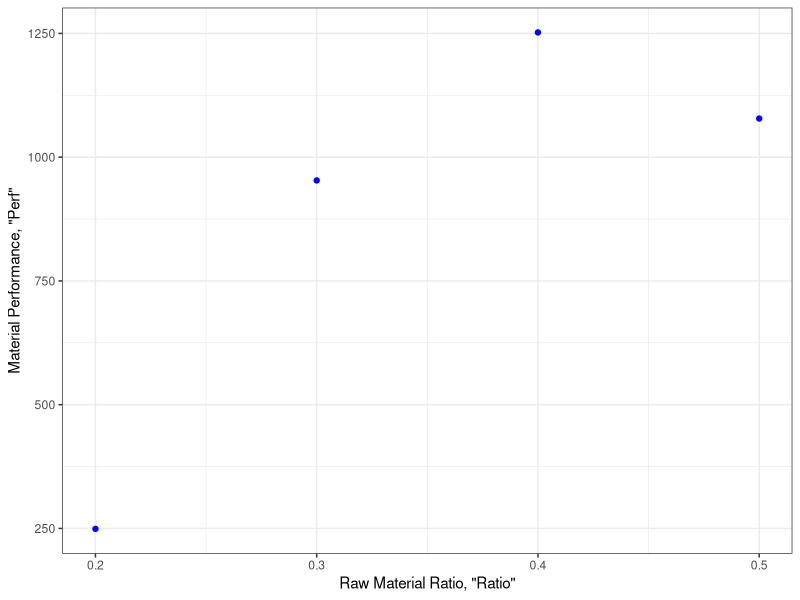

The R source for this figure:
## ---- chunk 1
knitr::opts_chunk$set(echo = TRUE)
## ---- chunk 2
rm(list = ls())

library(knitr)
library(kableExtra)
library(ggplot2)

df <- read.csv(file = "dummy_data.csv")
colnames(df) <- c("ratio", "perf")

attach(df)

df %>%
  kable(align = "l") %>%
  kable_styling(bootstrap_options = c("striped", "hover", "condensed"),
                full_width = TRUE, font_size = 12, position = "center") %>% 
  scroll_box(width = "100%", height = "160px")
## ---- chunk 3

ggplot(df, aes(x = ratio, y = perf)) +
  geom_point(colour = "blue") +
  theme_bw() +
  xlab('Raw Material Ratio, "Ratio"') + 
  ylab('Material Performance, "Perf"')


## ---- chunk 4
df$ratio.sq <- ratio^2

df %>%
  kable(align = "l") %>%
  kable_styling(bootstrap_options = c("striped", "hover", "condensed"),
                full_width = TRUE, font_size = 12, position = "center") %>% 
  scroll_box(width = "100%", height = "160px")
## ---- chunk 5

## ---- chunk 6

## ---- chunk 7

## ---- chunk 8

## ---- chunk 9

## ---- chunk 10
